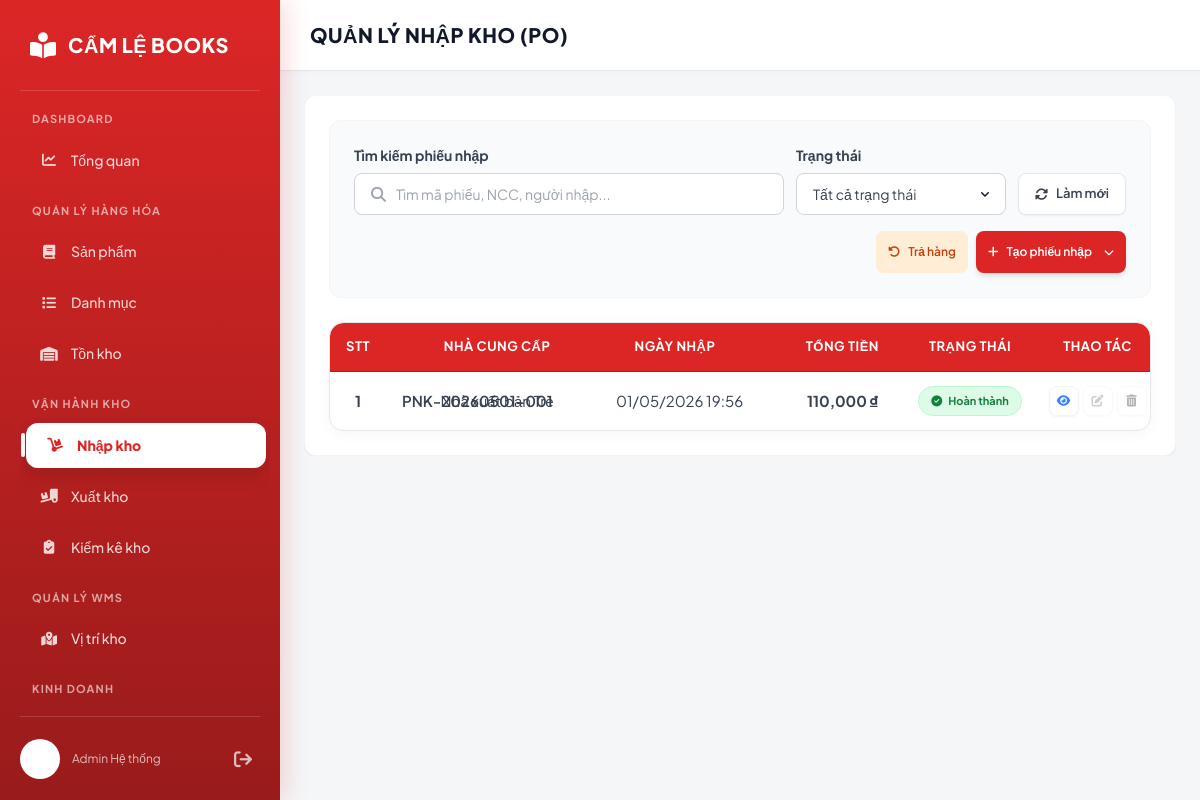
The page /inventory/nhapkho/ on the database its author committed.
### khohang/models.py (models this page shows)
class NhapKho(models.Model):
    maPhieuNhap = models.CharField(max_length=50, primary_key=True)
    nhaCungCap = models.ForeignKey('nhacungcap.NhaCungCap', on_delete=models.RESTRICT)
    ngayNhap = models.DateTimeField()
    trangthaiNhap = models.IntegerField(default=0, choices=[(0, 'Phiếu tạm'), (1, 'Đã hoàn thành'), (-1, 'Đã hủy')])
    ghichu = models.TextField(null=True, blank=True)
    donDatHang = models.ForeignKey('dathang.DonDatHang', on_delete=models.SET_NULL, null=True)
    nguoiLap = models.CharField(max_length=100, null=True, blank=True)
    tongtienNhap = models.DecimalField(max_digits=15, decimal_places=2, validators=[MinValueValidator(0)])
    class Meta:
        db_table = 'inventory_nhapkho'

### nhacungcap/models.py (models this page shows, shortened)
class NhaCungCap(models.Model):
    maNCC = models.CharField(max_length=50, primary_key=True)
    tenNCC = models.CharField(max_length=255)
    soDienThoai = models.CharField(
        max_length=20,
        unique=True,
        error_messages={
            'unique': 'Số điện thoại này đã tồn tại trong hệ thống.'
        },
        validators=[
            RegexValidator(
                regex=r'^\+?[\d\s.-]{9,20}$',
                message="Số điện thoại không hợp lệ."
            )
        ]
    )
    email = models.EmailField(
        unique=True,
        error_messages={
            'invalid': 'Địa chỉ email không hợp lệ.',
            'unique': 'Email này đã tồn tại trong hệ thống.'
        }
    )
    diaChi = models.TextField()
    class Meta:
        db_table = 'inventory_nhacungcap'
        constraints = [
            models.UniqueConstraint(fields=['soDienThoai'], name='ncc_unique_soDienThoai_v2'),
            models.UniqueConstraint(fields=['email'], name='ncc_unique_email_v2'),
        ]

### khohang/views/nghiep_vu_kho.py (the view, shortened to what this page needs)
# urls.py: path('nhapkho/', nghiep_vu_kho.nhapkho, name='nhapkho'),
def nhapkho(request):
    inbound_records = NhapKho.objects.select_related('nhaCungCap').prefetch_related('phieunhap_ct_set__sanPham').order_by('-ngayNhap')
    suppliers = NhaCungCap.objects.all()
    products = SanPham.objects.select_related('danhMuc').all()
    pos = DonDatHang.objects.filter(trangThai=2).select_related('nhaCungCap').prefetch_related('dondathang_ct_set__sanPham')
    po_list = []
    return_records = TraHangNCC.objects.select_related('nhaCungCap', 'phieuNhap').all().order_by('-ngayTra')
    return render(request, 'khohang/inventory/nhap_kho.html', {
        'inbound_records': inbound_records,
        'return_records': return_records,
        'suppliers': suppliers,
        'products': products,
        'vitris': ViTriKho.objects.all(),
        'purchase_orders_json': json.dumps(po_list)
    })

### khohang/templates/khohang/inventory/nhap_kho.html (shortened to what this page needs)
{% load static %}
{% load humanize %}
<!DOCTYPE html>
<html lang="vi">
<head>
    <script src="https://cdn.tailwindcss.com"></script>
    <link rel="stylesheet" href="https://cdnjs.cloudflare.com/ajax/libs/font-awesome/6.4.0/css/all.min.css">
    <link rel="stylesheet" href="{% static 'css/0.0.style.css' %}">
</head>
<body>
  <nav class="sidebar" id="sidebar-container">
    {% include 'partials/thanh_ben.html' %}
  </nav>
  <main class="main-content">
        <div class="content-header">
            <h1>Quản lý nhập kho (PO)</h1>
        </div>
        <div class="content-body p-8">
            <div id="importListView" class="view-section active">
                <div class="bg-white rounded-xl shadow-sm border border-gray-100 p-6">
                    <div class="mb-6 bg-gray-50 p-6 rounded-xl border border-gray-100">
                        <div class="import-list-filter-row">
                            <div class="import-list-filter-left">
                                <div class="import-search-field">
                                    <label class="block text-sm font-bold text-gray-700 mb-2">Tìm kiếm phiếu nhập</label>
                                    <div class="frm-search-box">
                                        <i class="fas fa-search"></i>
                                        <input type="text" id="importSearchInput" placeholder="Tìm mã phiếu, NCC, người nhập..." onkeyup="filterInbound()" class="w-full">
                                    </div>
                                </div>
                                <div class="import-status-field">
                                    <label class="block text-sm font-bold text-gray-700 mb-2">Trạng thái</label>
                                    <select id="importStatusFilter" class="frm-select w-full" onchange="filterInbound()">
                                        <option value="all">Tất cả trạng thái</option>
                                    </select>
                                </div>
                                <button onclick="resetInboundFilters()" class="bg-white hover:bg-gray-50 text-gray-700 h-[42px] px-4 whitespace-nowrap rounded-lg text-[13px] font-semibold transition-colors flex items-center gap-2 shadow-sm border border-gray-200">
                                    <i class="fa-solid fa-rotate"></i> Làm mới
                                </button>
                            </div>
                            <div class="import-action-buttons">
                                <button onclick="switchView('returnListView')" class="bg-orange-100 hover:bg-orange-200 text-orange-700 h-[42px] px-4 rounded-lg text-sm font-semibold transition-colors flex items-center gap-2 whitespace-nowrap">
                                    <i class="fa-solid fa-rotate-left"></i> Trả hàng
                                </button>
                                <div class="relative" id="createImportDropdownWrapper">
                                    <button onclick="toggleCreateImportDropdown()" class="btn-create-import bg-primary hover:bg-red-700 text-white h-[42px] px-4 rounded-lg text-sm font-semibold transition-colors flex items-center gap-2 shadow-md whitespace-nowrap">
                                        <i class="fa-solid fa-plus"></i> Tạo phiếu nhập <i class="fa-solid fa-chevron-down ml-1 text-[10px]"></i>
                                    </button>
                                </div>
                            </div>
                        </div>
                    </div>
                    <div class="table-wrapper data-table-wrapper">
                        <table class="w-full border-collapse import-table-fixed">
                            <thead>
                                <tr class="bg-gray-50 border-y border-gray-200">
                                    <th class="w-stt">STT</th>
                                    <th class="w-code">Mã phiếu</th>
                                    <th>Nhà cung cấp</th>
                                    <th class="w-date">Ngày nhập</th>
                                    <th class="w-price">Tổng tiền</th>
                                    <th class="w-status">Trạng thái</th>
                                    <th class="w-action">Thao tác</th>
                                </tr>
                            </thead>
                            <tbody id="importTableBody">
                                {% for record in inbound_records %}
                                <tr class="border-b border-gray-100 hover:bg-gray-50/50 transition-colors" data-status="{{ record.trangthaiNhap }}">
                                    <td class="w-stt font-bold">{{ forloop.counter }}</td>
                                    <td class="w-code text-center font-semibold text-gray-800">{{ record.maPhieuNhap }}</td>
                                    <td class="w-supplier text-gray-600" title="{{ record.nhaCungCap.tenNCC }}">{{ record.nhaCungCap.tenNCC }}</td>
                                    <td class="w-date text-center text-gray-600">{{ record.ngayNhap|date:"d/m/Y H:i" }}</td>
                                    <td class="w-price font-bold text-gray-900">{{ record.tongtienNhap|floatformat:0|intcomma }} ₫</td>
                                    <td class="w-status text-center">
                                        {% if record.trangthaiNhap == 1 %}
                                        <span class="inline-flex items-center gap-1.5 px-3 py-1.5 rounded-full text-[11px] font-bold bg-green-100 text-green-700 border border-green-200">
                                            <i class="fa-solid fa-circle-check"></i> Hoàn thành
                                        </span>
                                        {% elif record.trangthaiNhap == 0 %}
                                        <span class="inline-flex items-center gap-1.5 px-3 py-1.5 rounded-full text-[11px] font-bold bg-yellow-100 text-yellow-700 border border-yellow-200">
                                            <i class="fa-solid fa-clock"></i> Phiếu tạm
                                        </span>
                                        {% else %}
                                        <span class="inline-flex items-center gap-1.5 px-3 py-1.5 rounded-full text-[11px] font-bold bg-red-100 text-red-700 border border-red-200">
                                            <i class="fa-solid fa-times"></i> Đã hủy
                                        </span>
                                        {% endif %}
                                    </td>
                                    <td class="w-action" onclick="event.stopPropagation()">
                                        <div class="flex items-center justify-center gap-2">
                                            <button onclick="openImportDetail('{{ record.maPhieuNhap }}')" class="w-8 h-8 flex items-center justify-center rounded-lg bg-white border border-gray-100 text-blue-500 hover:bg-blue-500 hover:text-white transition-all shadow-sm" title="Xem chi tiết">
                                                <i class="fas fa-eye text-xs"></i>
                                            </button>
                                            <button onclick="{% if record.trangthaiNhap == 0 %}openEditImport('{{ record.maPhieuNhap }}'){% else %}alert('Không thể chỉnh sửa phiếu đã hoàn thành hoặc đã hủy.'){% endif %}"
                                                class="w-8 h-8 flex items-center justify-center rounded-lg bg-white border border-gray-100 text-green-500 hover:bg-green-500 hover:text-white transition-all shadow-sm {% if record.trangthaiNhap != 0 %}opacity-50 grayscale cursor-not-allowed{% endif %}" title="Chỉnh sửa">
                                                <i class="fas fa-edit text-xs"></i>
                                            </button>
                                            <button onclick="{% if record.trangthaiNhap == 0 %}deleteImport('{{ record.maPhieuNhap }}'){% else %}alert('Không thể xóa phiếu đã hoàn thành hoặc đã hủy.'){% endif %}"
                                                class="w-8 h-8 flex items-center justify-center rounded-lg bg-white border border-gray-100 text-red-500 hover:bg-primary hover:text-white transition-all shadow-sm {% if record.trangthaiNhap != 0 %}opacity-50 grayscale cursor-not-allowed{% endif %}" title="Hủy phiếu">
                                                <i class="fas fa-trash-alt text-xs"></i>
                                            </button>
                                        </div>
                                    </td>
                                </tr>
                                {% empty %}
                                <tr><td colspan="7" class="text-center py-10">Không có phiếu nhập kho nào</td></tr>
                                {% endfor %}
                            </tbody>
                        </table>
                    </div>
                </div>
            </div>
        </div>
  </main>
</body>
</html>

### rows shown on the page
NhapKho: maPhieuNhap "PNK-20260501-001", nhaCungCap.tenNCC "Nhà xuất bản Trẻ", ngayNhap "01/05/2026 19:56", tongtienNhap "110,000", trangthaiNhap 1 (drawn)
